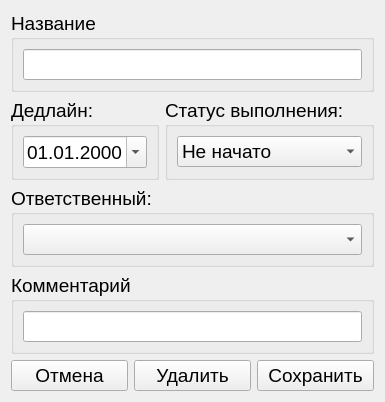
<?xml version="1.0" encoding="UTF-8"?>
<ui version="4.0">
 <class>TaskForm</class>
 <widget class="QWidget" name="TaskForm">
  <property name="geometry">
   <rect>
    <x>0</x>
    <y>0</y>
    <width>362</width>
    <height>358</height>
   </rect>
  </property>
  <property name="font">
   <font>
    <pointsize>14</pointsize>
   </font>
  </property>
  <property name="windowTitle">
   <string>Материал</string>
  </property>
  <layout class="QGridLayout" name="gridLayout_3">
   <item row="6" column="0">
    <widget class="QPushButton" name="cancel_b">
     <property name="text">
      <string>Отмена</string>
     </property>
    </widget>
   </item>
   <item row="6" column="1">
    <widget class="QPushButton" name="del_b">
     <property name="text">
      <string>Удалить</string>
     </property>
    </widget>
   </item>
   <item row="6" column="2">
    <widget class="QPushButton" name="save_b">
     <property name="text">
      <string>Сохранить</string>
     </property>
    </widget>
   </item>
   <item row="1" column="0" colspan="3">
    <widget class="QGroupBox" name="groupBox">
     <property name="title">
      <string>Название</string>
     </property>
     <layout class="QGridLayout" name="gridLayout">
      <item row="0" column="0">
       <widget class="QLineEdit" name="name_e"/>
      </item>
     </layout>
    </widget>
   </item>
   <item row="4" column="0" colspan="3">
    <widget class="QGroupBox" name="groupBox_2">
     <property name="title">
      <string>Комментарий</string>
     </property>
     <layout class="QGridLayout" name="gridLayout_2">
      <item row="1" column="0">
       <widget class="QLineEdit" name="comment_e"/>
      </item>
     </layout>
    </widget>
   </item>
   <item row="2" column="0" colspan="3">
    <layout class="QHBoxLayout" name="horizontalLayout">
     <item>
      <widget class="QGroupBox" name="groupBox_3">
       <property name="title">
        <string>Дедлайн:</string>
       </property>
       <layout class="QGridLayout" name="gridLayout_4">
        <item row="0" column="0">
         <widget class="QDateEdit" name="dt_e">
          <property name="displayFormat">
           <string>dd.MM.yyyy</string>
          </property>
          <property name="calendarPopup">
           <bool>true</bool>
          </property>
         </widget>
        </item>
       </layout>
      </widget>
     </item>
     <item>
      <widget class="QGroupBox" name="groupBox_4">
       <property name="title">
        <string>Статус выполнения:</string>
       </property>
       <layout class="QGridLayout" name="gridLayout_5">
        <item row="0" column="0">
         <widget class="QComboBox" name="status_s">
          <item>
           <property name="text">
            <string>Не начато</string>
           </property>
          </item>
          <item>
           <property name="text">
            <string>В работе</string>
           </property>
          </item>
          <item>
           <property name="text">
            <string>Выполнено</string>
           </property>
          </item>
         </widget>
        </item>
       </layout>
      </widget>
     </item>
    </layout>
   </item>
   <item row="3" column="0" colspan="3">
    <widget class="QGroupBox" name="groupBox_5">
     <property name="title">
      <string>Ответственный:</string>
     </property>
     <layout class="QGridLayout" name="gridLayout_6">
      <item row="0" column="0">
       <widget class="DoctorSelector" name="doctor_s"/>
      </item>
     </layout>
    </widget>
   </item>
  </layout>
 </widget>
 <customwidgets>
  <customwidget>
   <class>DoctorSelector</class>
   <extends>QComboBox</extends>
   <header location="global">.classes.h</header>
  </customwidget>
 </customwidgets>
 <resources/>
 <connections/>
</ui>
